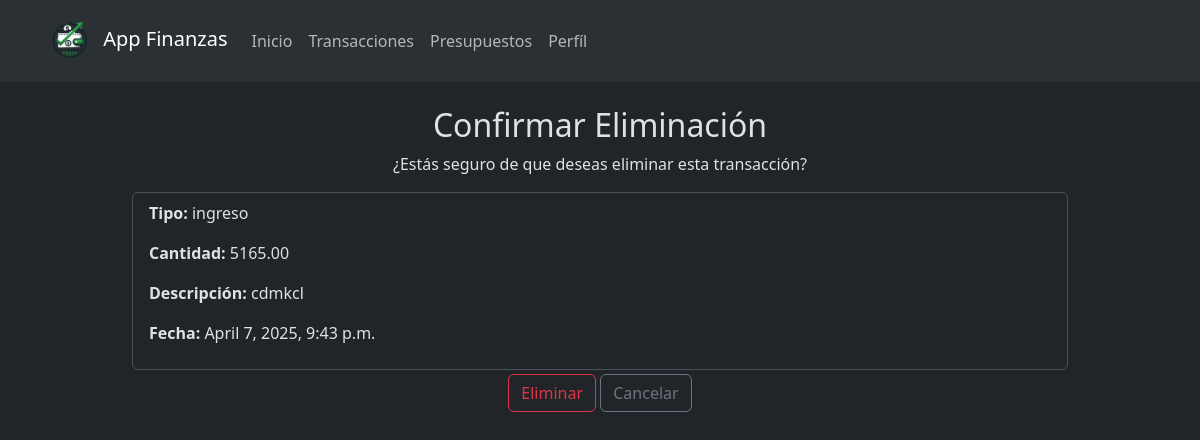
The page /transacciones/eliminar/14/ (signed in) on the database as committed earlier.
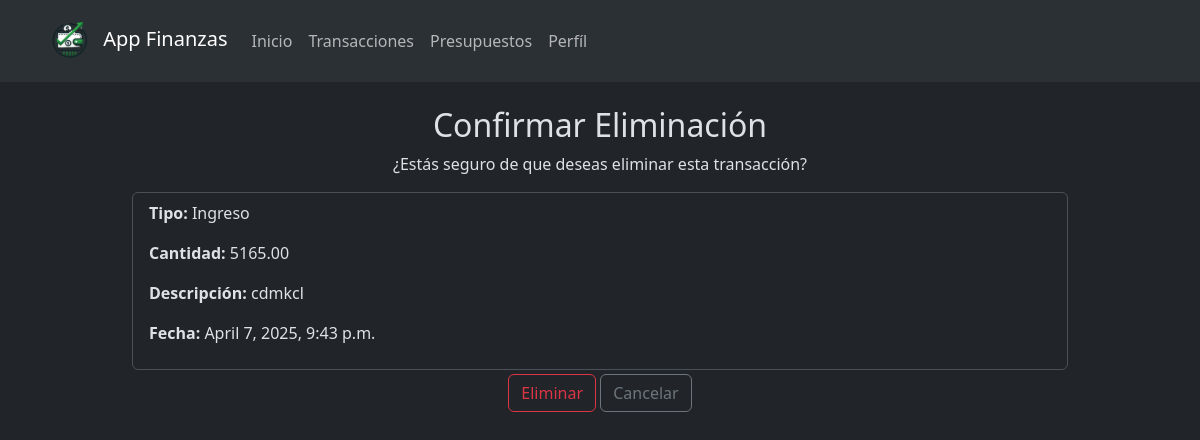
The same page on the database as committed later.
### myApp/models.py (models this page shows, shortened)
class Transaccion(models.Model):
    TIPO_CHOICES = [
        ('Ingreso', 'Ingreso'),
        ('Gasto', 'Gasto'),
    ]
    usuario = models.ForeignKey(settings.AUTH_USER_MODEL, on_delete=models.CASCADE)
    tipo = models.CharField(max_length=10, choices=TIPO_CHOICES)
    cantidad = models.DecimalField(max_digits=10, decimal_places=2)
    descripcion = models.TextField()
    fecha = models.DateTimeField(auto_now_add=True)

### myApp/views.py (the view)
@login_required
def eliminar_transaccion(request, transaccion_id):
    transaccion = get_object_or_404(
        Transaccion, id=transaccion_id, usuario=request.user)
    if request.method == 'POST':
        transaccion.delete()
        messages.success(request, "Transacción eliminada correctamente.")
        return redirect('lista_transacciones')
    return render(request, 'transacciones/Eliminar Transacion.html', {'transaccion': transaccion})

### myApp/templates/transacciones/Eliminar Transacion.html (shortened to what this page needs)
{% extends 'base.html' %}
{% block content %}
<div class="container text-center my-4" style="max-width: 960px; margin: 0 auto;">
    <h2>Confirmar Eliminación</h2>
    <p>¿Estás seguro de que deseas eliminar esta transacción?</p>
    <ul class="list-group">
        <li class="text-start list-group-item">
            <p>
                <strong>Tipo:</strong> {{ transaccion.tipo }}
            </p>
            <p>
                <strong>Cantidad:</strong> {{ transaccion.cantidad }}
            </p>
            <p>
                <strong>Descripción:</strong> {{ transaccion.descripcion }}
            </p>
            <p>
                <strong>Fecha:</strong> {{ transaccion.fecha }}
            </p>
        </li>
    </ul>
    <form method="post" class="my-1">
        <button type="submit" class="btn btn-outline-danger">
            Eliminar
        </button>
        <button class="btn btn-outline-secondary">
            <a class="nav-link" href="{% url 'lista_transacciones' %}">Cancelar</a>
        </button>
    </form>
</div>
{% endblock %}

Rows that differ between the two databases and show on the page:
changed Transaccion "cdmkcl": tipo "ingreso" → "Ingreso"
